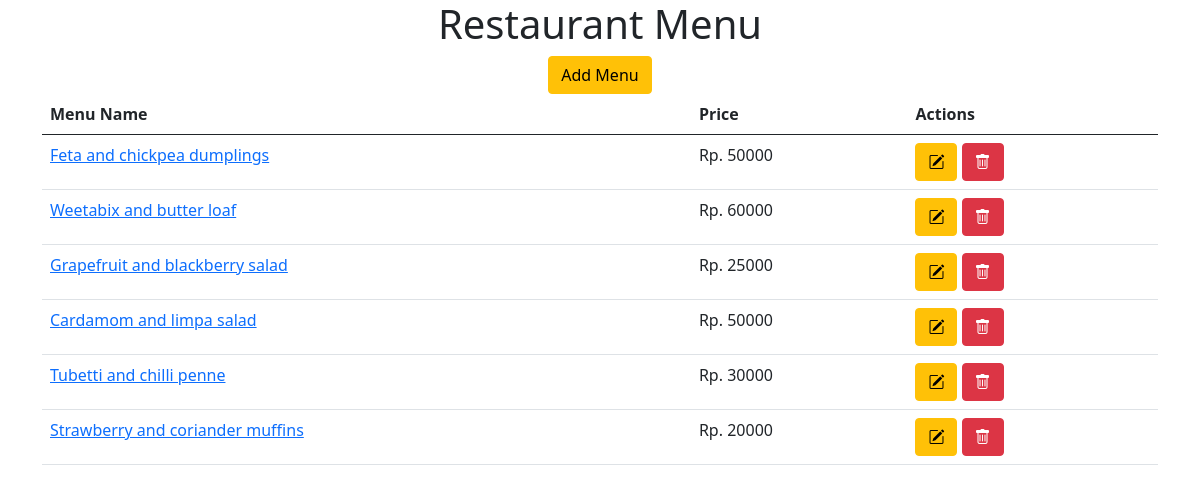
The app's page /menu/ with its own data.
### menuapp/models.py (models this page shows, shortened)
class Menu(models.Model):
    name = models.CharField(max_length=200)
    price = models.PositiveIntegerField()
    main_ingredient = models.CharField(max_length=300)
    description = models.CharField(max_length=300)
    created_date = models.DateTimeField(default=timezone.now)

### menuapp/views.py (the view)
# urls.py: path('', views.menu_list, name='menu_list'),
def menu_list(request) :
    menus = Menu.objects.order_by('id')
    return render(request, 'menu_list.html', { 'menus' : menus })

### menuapp/templates/menu_list.html
{% extends 'web_base.html' %}
{% block content %}
<div class="container">
    <table class="table">
        <thead>
            <th>Menu Name</th>
            <th>Price</th>
            <th>Actions</th>
        </thead>
        <tbody>
            {% for menu in menus %}
            <tr>
                <td>
                    <a href="{% url 'menu_detail' pk=menu.pk %}">{{ menu.name }}</a>
                </td>
                <td>
                    Rp. {{ menu.price }}
                </td>
                <td colspan = '4'>
                    <a href="{% url 'menu_edit' pk=menu.pk %}" class="btn btn-warning">
                        <i class="bi-pencil-square"></i>
                    </a>
                    <a href="{% url 'menu_delete' pk=menu.pk %}" class="btn btn-danger">
                        <i class="bi-trash"></i>
                    </a>
                </td>
            </tr>
            {% endfor %}
        </tbody>
    </table>
</div>
{% endblock %}

### menuapp/templates/web_base.html (shortened to what this page needs)
{% load static %}
<!DOCTYPE html>
<html lang="en">
<head>
    <link rel="stylesheet" href="{% static 'css/bootstrap.min.css' %}">
    <link rel="stylesheet" href="{% static 'css/style.css' %}">
    <link rel="stylesheet" href="https://cdn.jsdelivr.net/npm/bootstrap-icons@1.5.0/font/bootstrap-icons.css">
</head>
<body>
    <div class="page-header text-center">
        <h1>Restaurant Menu</h1>
        <a href="{% url 'menu_add' %} " class="btn btn-warning">Add Menu</a>
    </div>
    <div>
        {% block content %}
        {% endblock %}
    </div>
</body>
</html>

### records on screen
Menu: name "Feta and chickpea dumplings", price "50000"
Menu: name "Weetabix and butter loaf", price "60000"
Menu: name "Grapefruit and blackberry salad", price "25000"
Menu: name "Cardamom and limpa salad", price "50000"
Menu: name "Tubetti and chilli penne", price "30000"
Menu: name "Strawberry and coriander muffins", price "20000"
